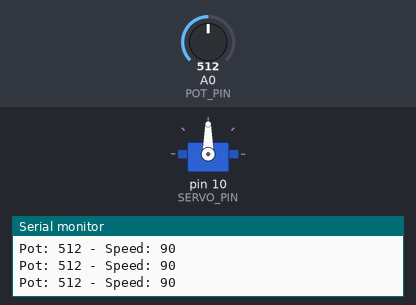
The sketch below on a simulated Arduino Uno, built with avr-gcc and run on an emulated ATmega328P. Parts: servo, the last lines printed to the serial monitor. The inputs (shaded band) are chosen by the test bench; at power-on: A0 (POT_PIN) = 512.

Above: at 1.2 s.
1.3 s: A0 (POT_PIN) set to 716
At 2.4 s:
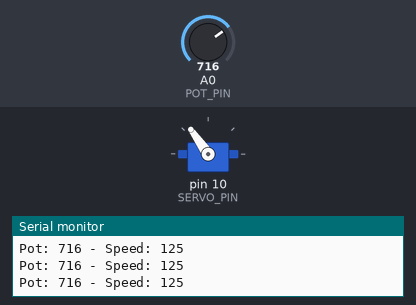
2.8 s: A0 (POT_PIN) set to 900
At 3.9 s:
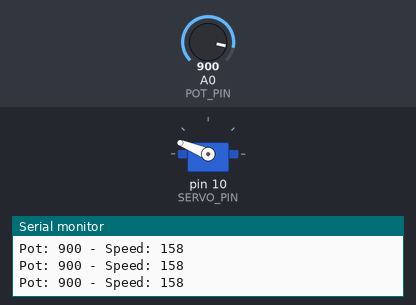
4.3 s: A0 (POT_PIN) set to 1023
At 5.5 s:
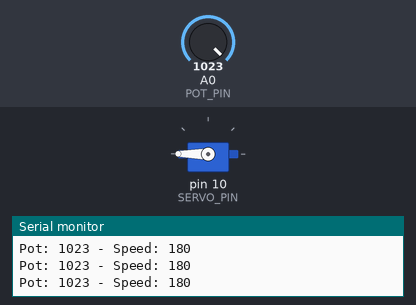
5.8 s: A0 (POT_PIN) set to 306
At 7.0 s:
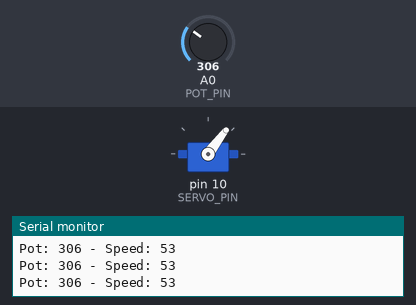
7.3 s: A0 (POT_PIN) set to 122
At 8.5 s:
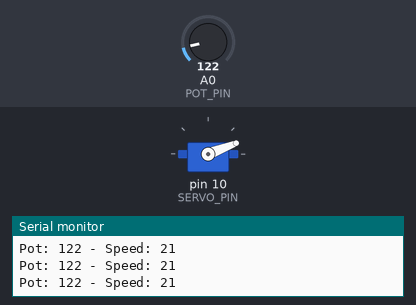
8.8 s: A0 (POT_PIN) set to 0
At 9.9 s:
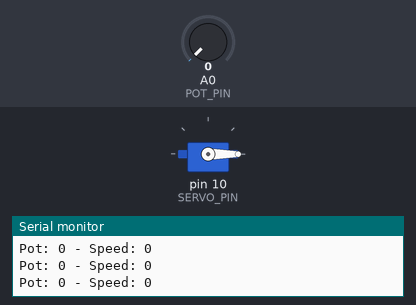
Timing chart, 0 to 11.3 s (numbered marks = the images above; inputs shaded):
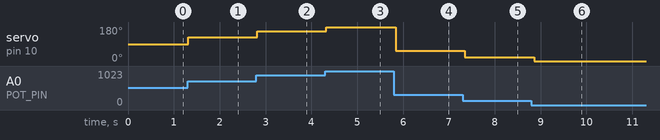

Measured:
- after the input at 1.3 s, servo on pin 10 (SERVO_PIN): 90° → 125° at once
- after the input at 2.8 s, servo on pin 10 (SERVO_PIN): 125° → 158° at once
- after the input at 4.3 s, servo on pin 10 (SERVO_PIN): 158° → 180° at once
- after the input at 5.8 s, servo on pin 10 (SERVO_PIN): 180° → 53° at once
- after the input at 7.3 s, servo on pin 10 (SERVO_PIN): 53° → 21° after 0.05 s
- after the input at 8.8 s, servo on pin 10 (SERVO_PIN): 21° → 0° after 0.06 s

The sketch:

14-servo-knob.ino
```cpp
#include <Servo.h>

const int SERVO_PIN = 10;
const int POT_PIN = A0;
Servo motor;

void setup() {
  motor.attach(SERVO_PIN);
  Serial.begin(9600);
}

void loop() {
  int pot = analogRead(POT_PIN);
  int speed = map(pot, 0, 1023, 0, 180);
  Serial.print("Pot: ");
  Serial.print(pot);
  Serial.print(" - Speed: ");
  Serial.println(speed);
  motor.write(speed);
  delay(100);
}
```
